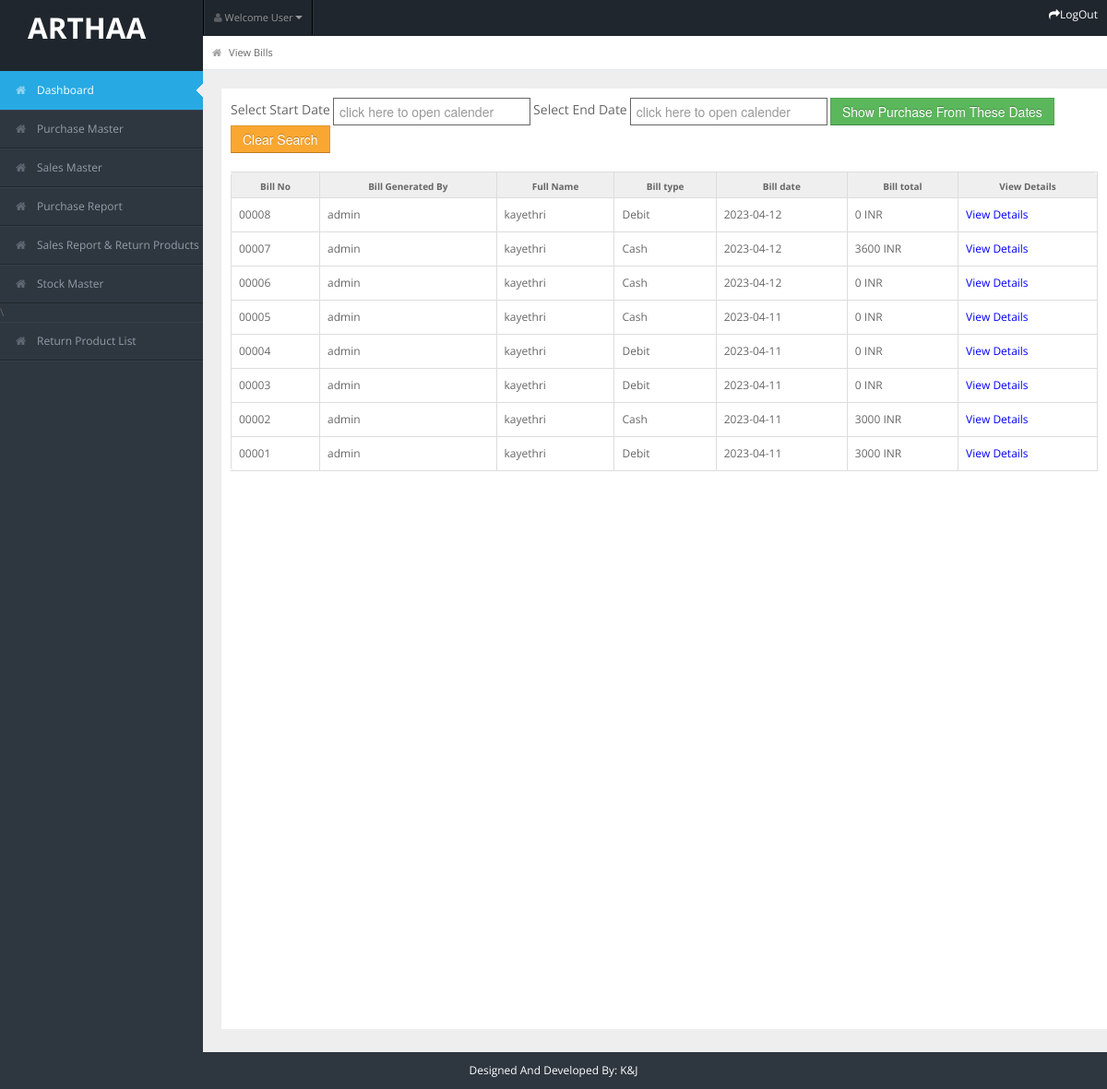
The page /user/view_bills.php (signed in) on the database its author committed.
### tables this page shows
CREATE TABLE `billing_header` (
  `id` int(5) NOT NULL,
  `full_name` varchar(100) NOT NULL,
  `bill_type` varchar(50) NOT NULL,
  `date` date NOT NULL,
  `bill_no` varchar(10) NOT NULL,
  `username` varchar(50) NOT NULL
);

### user/view_bills.php (the view, shortened to what this page needs)
<?php
include "header.php";
include "../user/connection.php";
?>
<div id="content">
    <div id="content-header">
        <div id="breadcrumb"><a href="index.html"  class="tip-bottom"><i class="icon-home"></i>
            View Bills</a></div>
    </div>
    <div class="container-fluid">
        <div class="row-fluid" style="background-color: white; min-height: 1000px; padding:10px;">
        <form class="form-inline" action="" name="form1" method="post">
                    <div class="form-group">
                        <label for="email">Select Start Date</label>
                        <input type="text" name="dt" id="dt" autocomplete="off" class="form-control" required style="width:200px;border-style:solid; border-width:1px; border-color:#666666" placeholder="click here to open calender"  >
                    </div>
                    <div class="form-group">
                        <label for="email">Select End Date</label>
                        <input type="text" name="dt2" id="dt2" autocomplete="off" placeholder="click here to open calender"  class="form-control" style="width:200px;border-style:solid; border-width:1px; border-color:#666666" >
                    </div>
                    <button type="submit" name="submit1" class="btn btn-success">Show Purchase From These Dates</button>
                    <button type="button" name="submit2" class="btn btn-warning" onclick="window.location.href=window.location.href">Clear Search</button>
                </form>
                <br>
                <?php
                    if(isset($_POST["submit1"])){
                        ?>
                         <table class="table  table-bordered">
            <tr>
                <th>Bill No </th>
                <th>Bill Generated By </th>
                <th> Full Name </th>
                <th> Bill type</th>
                <th> Bill date</th>
                <th>Bill total </th>
                <th>View Details </th>
            </tr>
            <?php
            $res=mysqli_query($link,"select * from billing_header (date>='$_POST[dt]'  && date<='$_POST[dt2]') order by id desc");
            while($row=mysqli_fetch_array($res))
            {
             echo "<tr>";
             echo "<td>";echo $row["bill_no"];echo "</td>";
             echo "<td>";echo $row["username"];echo "</td>";
             echo "<td>";echo $row["full_name"];echo "</td>";
             echo "<td>";echo $row["bill_type"];echo "</td>";
             echo "<td>";echo $row["date"];echo "</td>";
             echo "<td>"; echo get_total($row["id"],$link)."    INR";echo "</td>";
             echo "<td>";?><a href="view_bill_details.php?id=<?php echo $row["id"];?>" style="color:blue">View Details</a><?php echo "</td>";
             echo "</tr>";
            }
            ?>
        </table>
                        <?php
                    }else{
                        ?>
                         <table class="table  table-bordered">
            <tr>
                <th>Bill No </th>
                <th>Bill Generated By </th>
                <th> Full Name </th>
                <th> Bill type</th>
                <th> Bill date</th>
                <th>Bill total </th>
                <th>View Details </th>
            </tr>
            <?php
            $res=mysqli_query($link,"select * from billing_header order by id desc");
            while($row=mysqli_fetch_array($res))
            {
             echo "<tr>";
             echo "<td>";echo $row["bill_no"];echo "</td>";
             echo "<td>";echo $row["username"];echo "</td>";
             echo "<td>";echo $row["full_name"];echo "</td>";
             echo "<td>";echo $row["bill_type"];echo "</td>";
             echo "<td>";echo $row["date"];echo "</td>";
             echo "<td>"; echo get_total($row["id"],$link)."    INR";echo "</td>";
             echo "<td>";?><a href="view_bill_details.php?id=<?php echo $row["id"];?>" style="color:blue">View Details</a><?php echo "</td>";
             echo "</tr>";
            }
            ?>
        </table>
                        <?php
                    }
                    ?>
        </div>
    </div>
</div>
<?php
function get_total($bill_id,$link){
    $total=0;
    $res2=mysqli_query($link,"select * from billing_details where bill_id=$bill_id");
    while($row2=mysqli_fetch_array($res2))
            {
             $total=$total+($row2["price"]*$row2["qty"]);
            }
            return $total;
}
?>
<?php include "footer.php";?>

### user/css/matrix-style.css (style rules this page uses)
* { outline:none !important; -moz-outline: none !important; }
html, body { height:100% }
body { overflow-x: hidden; margin-top: -10px; font-family: 'Open Sans', sans-serif; font-size:12px; color:#666; }
a { color:#666; }
select, textarea, input[type="text"], input[type="password"], input[type="datetime"], input[type="datetime-local"], input[type="date"], input[type="month"], input[type="time"], input[type="week"], input[type="number"], input[type="email"], input[type="url"], input[type="search"], input[type="tel"], input[type="color"], .uneditable-input, .label, .dropdown-menu, .btn, .well, .progress, .table-bordered, .btn-group > .btn:first-child, .btn-group > .btn:last-child, .btn-group > .btn:last-child, .btn-group > .dropdown-toggle, .alert { border-radius:0px; }
.btn, textarea, input[type="text"], input[type="password"], input[type="datetime"], input[type="datetime-local"], input[type="date"], input[type="month"], input[type="time"], input[type="week"], input[type="number"], input[type="email"], input[type="url"], input[type="search"], input[type="tel"], input[type="color"], .uneditable-input { box-shadow:none; }
.progress, .progress-success .bar, .progress .bar-success, .progress-warning .bar, .progress .bar-warning, .progress-danger .bar, .progress .bar-danger, .progress-info .bar, .progress .bar-info, .btn, .btn-primary { background-image:none; }
#content { background: none repeat scroll 0 0 #eeeeee; margin-left: 220px; margin-right: 0; padding-bottom: 25px; position: relative; min-height:100%; width: auto; }
#content-header { position: abslute; width: 100%; margin-top: -38px; z-index: 20; }
.container-fluid .row-fluid:first-child { margin-top: 20px; }
#breadcrumb { background-color: #fff; border-bottom: 1px solid #e3ebed; }
#breadcrumb a { padding: 8px 20px 8px 10px; display: inline-block; background-image: url('../img/breadcrumb.png'); background-position: center right; background-repeat: no-repeat; font-size: 11px; color: #666666; }
#breadcrumb a:last-child { background-image:none; }
#breadcrumb a i { margin-right: 5px; opacity: .6; }
.stat-boxes .peity_bar_good, .stat-boxes .peity_line_good, { color: #459D1C; }
.widget-title, .modal-header, .table th, div.dataTables_wrapper .ui-widget-header { background:#efefef; border-bottom: 1px solid #CDCDCD; height: 36px; }
.table th { height: auto; font-size: 10px; padding: 5px 10px 2px; border-bottom: 0; text-align: center; color: #666666; }
form { margin-bottom: 0; }

### user/css/matrix-media.css (style rules this page uses)
body { background:#2E363F; }

### user/footer.php (style rules this page uses)
.form-inline .form-group { display:inline-block;margin-bottom:0;vertical-align:middle }
.form-inline .form-control { display:inline-block;width:auto;vertical-align:middle }

### rows shown on the page
billing_header: bill_no "00008", username "admin", full_name "kayethri", bill_type "Debit", date "2023-04-12", id "0"
billing_header: bill_no "00007", username "admin", full_name "kayethri", bill_type "Cash", date "2023-04-12", id "3600"
billing_header: bill_no "00006", username "admin", full_name "kayethri", bill_type "Cash", date "2023-04-12", id "0"
billing_header: bill_no "00005", username "admin", full_name "kayethri", bill_type "Cash", date "2023-04-11", id "0"
billing_header: bill_no "00004", username "admin", full_name "kayethri", bill_type "Debit", date "2023-04-11", id "0"
billing_header: bill_no "00003", username "admin", full_name "kayethri", bill_type "Debit", date "2023-04-11", id "0"
billing_header: bill_no "00002", username "admin", full_name "kayethri", bill_type "Cash", date "2023-04-11", id "3000"
billing_header: bill_no "00001", username "admin", full_name "kayethri", bill_type "Debit", date "2023-04-11", id "3000"
